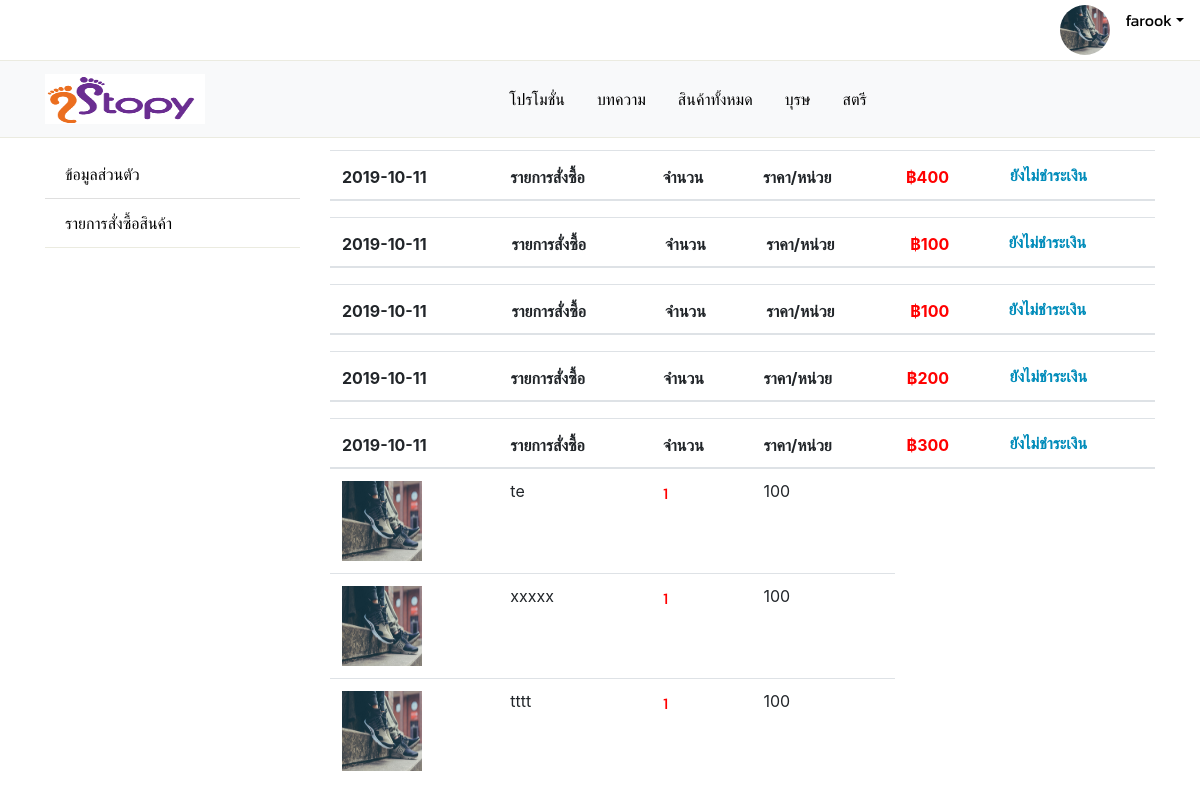
The page /orderBuy.php (signed in) on the database its author committed.
### tables this page shows
CREATE TABLE `member` (
  `mem_id` int(11) NOT NULL,
  `mem_name` varchar(255) NOT NULL,
  `mem_username` varchar(255) NOT NULL,
  `mem_password` varchar(255) NOT NULL,
  `mem_tel` int(11) NOT NULL,
  `mem_address` text NOT NULL,
  `mem_img` text NOT NULL,
  `mem_status` varchar(20) NOT NULL
);

CREATE TABLE `orderbuy` (
  `order_id` int(11) NOT NULL,
  `order_Date` date NOT NULL,
  `order_totalprice` int(11) NOT NULL,
  `cus_id` int(11) NOT NULL,
  `Payment_ID` int(11) NOT NULL
);

CREATE TABLE `payment_status` (
  `Payment_ID` int(11) NOT NULL,
  `Payment_Name` varchar(100) NOT NULL
);

CREATE TABLE `orderdtial` (
  `order_Detail_id` int(11) NOT NULL,
  `order_id` int(11) NOT NULL,
  `amount` int(11) NOT NULL,
  `product_id` int(11) NOT NULL
);

CREATE TABLE `product` (
  `product_id` int(11) NOT NULL,
  `product_name` varchar(255) NOT NULL,
  `product_amount` int(11) NOT NULL,
  `product_price` int(11) NOT NULL,
  `product_img` text NOT NULL,
  `product_brandID` int(11) NOT NULL,
  `product_categoryID` int(11) NOT NULL
);

### orderBuy.php (the view, shortened to what this page needs)
<html lang="en">
  <head>
    <link rel="stylesheet" href="https://stackpath.bootstrapcdn.com/bootstrap/4.1.3/css/bootstrap.min.css">
     <link rel="stylesheet"  href="css/product.css">
  </head>
  <body>
<?php include'nav.php'; ?>
<div class="container-fluid" style="">
        <div class="container">
       <div class="row">
          <div class="col-3">
           <ul class="list-group list-group-flush" id="list-tab" role="tablist">
            <li class="list-group-item"><a  href="profiles.php"  >ข้อมูลส่วนตัว</a></li>
            <li class="list-group-item"><a  href="orderBuy.php"  >รายการสั่งซื้อสินค้า</a></li>
         </ul>
          </div>
          <div class="col-9">
               <?php
                require 'Action/connectDB.php';
                     $sql = "SELECT * FROM orderbuy,payment_status WHERE orderbuy.Payment_ID=payment_status.Payment_ID AND  orderbuy.cus_id='".$_SESSION["UserID"]."'";
                        $result = mysqli_query($con, $sql);
                         while($row = mysqli_fetch_assoc($result)) {
                              $orderID=$row['order_id'];
                              $paymentID=$row['Payment_ID'];
               ?>
                <table class="table">
                      <thead>
                        <tr>
                          <th scope="col"><?php echo $row['order_Date']; ?></th>
                          <th scope="col">รายการสั่งซื้อ</th>
                          <th scope="col">จำนวน</th>
                          <th scope="col">ราคา/หน่วย</th>
                          <th scope="col" style="color: red;">฿<?php echo $row['order_totalprice']; ?></th>
                          <th scope="col"><?php
                                if($paymentID == 1){
                                    echo '<a  href="payment.php?oderID='.$orderID.'" style="color: #008CBA;">'.$row['Payment_Name'].'</a>';
                                }
                              ?>
                          </th>
                        </tr>
                      </thead>
                      <tbody>
                         <?php
                                $Detial = "SELECT `order_Detail_id`, product.product_name,product_price,`amount`, orderdtial.order_id FROM `orderdtial`,product,orderbuy WHERE product.product_id =orderdtial.product_id AND orderbuy.order_id=orderdtial.order_id AND orderdtial.order_id='$orderID'";
                                $data = mysqli_query($con, $Detial);
                                 while($order = mysqli_fetch_assoc($data)) {
                          ?>
                        <tr>
                          <th>
                              <img src="img/123.jpg" alt="" style="width: 80px;height: 80px;">
                          </th>
                          <td><?php echo $order['product_name']; ?></td>
                          <td><a style="color: red;"><?php echo $order['amount']; ?></a></td>
                          <td><?php echo $order['product_price']; ?></td>
                        </tr>
                         <?php
                             }
                          ?>
                      </tbody>
                 </table>
                <?php
                  }
              ?>
          </div>
        </div>
 </div>
</div>
  </body>
</html>

### nav.php (shortened to what this page needs)
<?php
include 'Action/connectDB_pdo.php';
?>
<?php
if(isset($_SESSION['qty'])){
    $meQty = 0;
    foreach($_SESSION['qty'] as $meItem){
         $meQty += intval($meItem);
    }
}else{
    $meQty=0;
}
?>
<?php
if(isset($_SESSION["UserID"])) {
    try{
        $sql = "SELECT * FROM `member` WHERE member.mem_id=?";
        $sth = $conn->prepare($sql);
        $cat = array($_SESSION["UserID"]);
        $sth->execute($cat);
        $row = $sth->fetch();
        $showUser = '  <img src="img/123.jpg" class="imgRound">';
        $showLogin = '<div class="dropdown">
                          <a class="nav-link dropdown-toggle" href="#" id="dropdownMenuButton" data-toggle="dropdown" aria-haspopup="true" aria-expanded="false">'.$row['mem_name'].'</a>
                          <div class="dropdown-menu" aria-labelledby="dropdownMenuButton">
                         <a class="dropdown-item" href="cart.php">ตะกร้าสินค้า<span class="badge badge-primary badge-pill">'.$meQty.'</span></a>
                         <a class="dropdown-item" href="profiles.php">ข้อมูลส่วนตัว</a>
                         <a class="dropdown-item" href="orderBuy.php">รายการสั่งซื้อ</a>
                         <a class="dropdown-item" href="payment.php">ชำระเงิน</a>
                         <a class="dropdown-item" href="Action/logout.php">ออกจากระบบ</a>
                          </div>
                    </div>';
    }
    catch(PDOException $e)
    {
        echo $sql . "<br>" . $e->getMessage();
    }
}else{  $showUser = '<a class="nav-link" href="#"  data-toggle="modal" data-target="#Login">เข้าสู่ระบบ</a>';
        $showLogin ='<a class="nav-link " href="#" data-toggle="modal" data-target="#Register">สมัครสมาชิก</a>';
}
?>
<div class="fixed-top">
   <ul class="nav justify-content-end">
          <li class="nav-item">
             <?php echo $showUser; ?>
          </li>
          <li class="nav-item">
            <?php echo $showLogin; ?>
          </li>
 </ul>
    <nav class="navbar navbar-light bg-light ">
          <div class="container">
               <a class="navbar-brand" href="#">
                    <img src="img/2-stopy-logo.png" width="160" height="50" class="d-inline-block align-top" alt="">
                  </a>
                         <nav class="nav nav-pills nav-justified">
                              <a class="nav-link" href="promotion.php">โปรโมชั่น</a>
                              <a class="nav-link" href="content.php">บทความ</a>
                             <a class="nav-link" href="product.php">สินค้าทั้งหมด</a>
                             <a class="nav-link" href="#">บุรษ</a>
                             <a class="nav-link" href="#">สตรี</a>
                         </nav>
          </div>
    </nav>
 </div>

### orderBuy.php (style rules this page uses)
.container-fluid { margin-top:150px; }

### nav.php (style rules this page uses)
.imgRound { border-radius: 50%; width: 50px; height:50px; margin-top: 5px; margin-bottom: 5px; }
.fixed-top { background-color: #fff; }
.justify-content-end { border-bottom: 1px solid #ebebe0; }
.navbar { border-bottom: 1px solid #ebebe0; }
ul { border-bottom: 1px solid #ebebe0; }
ul li a { font-family: 'Kanit', sans-serif; color: black; }
a { font-family: 'Kanit', sans-serif; color: black; }

### rows shown on the page
member: mem_name "farook"
orderbuy: order_Date "2019-10-11", order_totalprice "400", Payment_ID.Payment_Name "ยังไม่ชำระเงิน"
orderbuy: order_Date "2019-10-11", order_totalprice "100", Payment_ID.Payment_Name "ยังไม่ชำระเงิน"
orderbuy: order_Date "2019-10-11", order_totalprice "100", Payment_ID.Payment_Name "ยังไม่ชำระเงิน"
orderbuy: order_Date "2019-10-11", order_totalprice "200", Payment_ID.Payment_Name "ยังไม่ชำระเงิน"
orderbuy: order_Date "2019-10-11", order_totalprice "300", Payment_ID.Payment_Name "ยังไม่ชำระเงิน"
orderdtial: product.product_name "te", amount "1", product.product_price "100"
orderdtial: product.product_name "xxxxx", amount "1", product.product_price "100"
orderdtial: product.product_name "tttt", amount "1", product.product_price "100"
